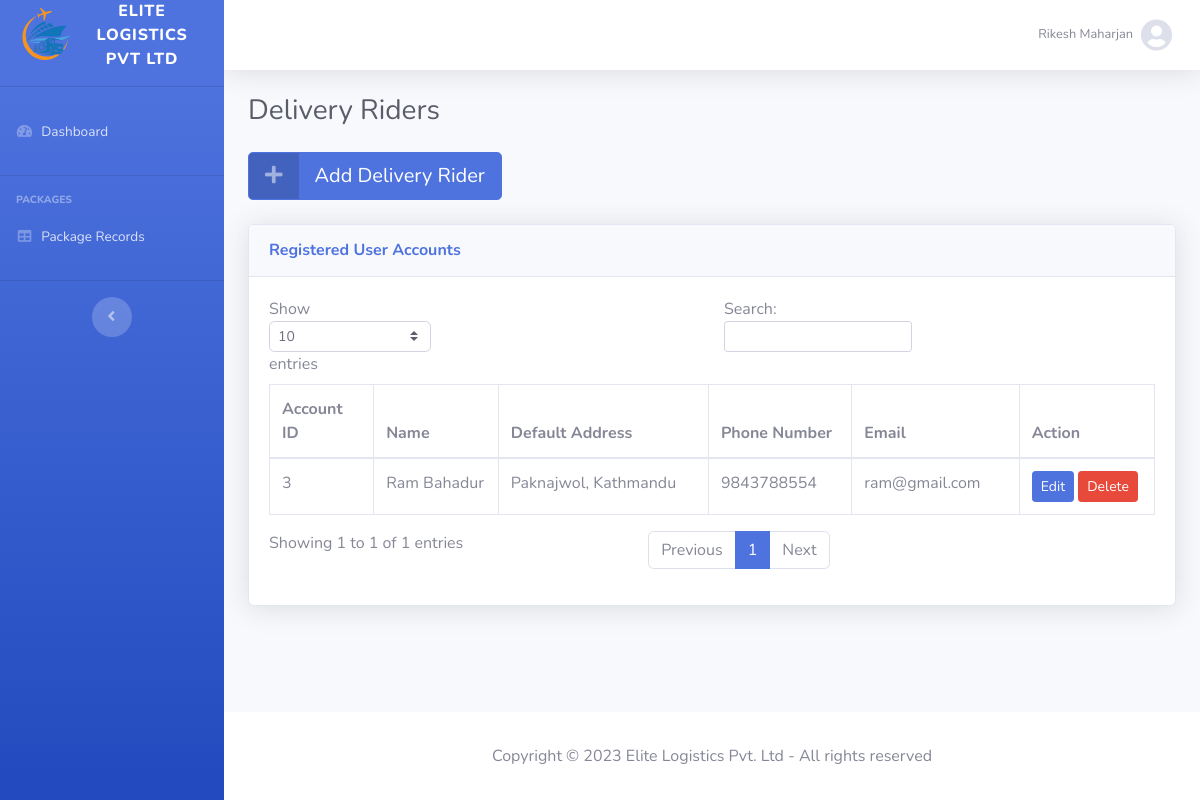
Screenshot of /delivery_personnel.php (signed in) with the database file from the repository.
### tables this page shows
CREATE TABLE account_details (
  account_id INT PRIMARY KEY AUTO_INCREMENT,
  name VARCHAR(100) NOT NULL,
  email VARCHAR(100) NOT NULL,
  password VARCHAR(320) NOT NULL,
  phone_no VARCHAR(20) NOT NULL,
  type_id INT,
  created_on DATETIME NOT NULL,
  default_location VARCHAR(255) NOT NULL,
  INDEX idx_name (name),
  FOREIGN KEY (type_id) REFERENCES account_type (type_id) ON DELETE CASCADE
);

### delivery_personnel.php (called while the page is built, shortened)
<?php
include 'php/connection.php';
include 'php/page_header.php';
include 'php/dashboard_check.php';
include 'php/dashboard_main.php';
include 'php/page_footer.php';
?>

### php/dashboard_check.php (called while the page is built, shortened)
<?php
$accountId = $_SESSION['account_id'];
$stmt = $pdo->prepare("SELECT type_id,name,email,phone_no,default_location FROM account_details WHERE account_id = :accountId");
$stmt->bindParam(':accountId', $accountId);
$stmt->execute();
$user = $stmt->fetch(PDO::FETCH_ASSOC);
$userType = $user['type_id'];
?>

### php/admin_delivery_personnel.php (the view)
<a href="#" class="btn btn-primary btn-icon-split btn-lg mb-4" data-toggle="modal" data-target="#addUserModal">
    <span class="icon text-white-50">
        <i class="fas fa-plus"></i>
    </span>
    <span class="text">Add Delivery Rider</span>
</a>
<div class="card shadow mb-4">
    <div class="card-header py-3">
        <h6 class="m-0 font-weight-bold text-primary">Registered User Accounts</h6>
    </div>
    <div class="card-body">
        <div class="table-responsive">
            <table class="table table-bordered" id="dataTable" width="100%" cellspacing="0">
                <thead>
                    <tr>
                        <th>Account ID</th>
                        <th>Name</th>
                        <th>Default Address</th>
                        <th>Phone Number</th>
                        <th>Email</th>
                        <th>Action</th>
                    </tr>
                </thead>
                <tbody>
                    <?php
                    $sql = "SELECT account_id, name, default_location, phone_no, email FROM account_details WHERE type_id = 3";
                    $stmt = $pdo->prepare($sql);
                    $stmt->execute();
                    $users = $stmt->fetchAll(PDO::FETCH_ASSOC);
                    foreach ($users as $user) {
                        echo '<tr>';
                        echo '<td>' . $user['account_id'] . '</td>';
                        echo '<td>' . $user['name'] . '</td>';
                        echo '<td>' . $user['default_location'] . '</td>';
                        echo '<td>' . $user['phone_no'] . '</td>';
                        echo '<td>' . $user['email'] . '</td>';
                        echo '<td>
                        <button class="btn btn-primary btn-sm edit-btn" data-toggle="modal" data-target="#editUserModal"
                            data-account-id="' . $user['account_id'] . '" data-name="' . $user['name'] . '"
                            data-default-location="' . $user['default_location'] . '" data-phone="' . $user['phone_no'] . '"
                            data-email="' . $user['email'] . '">Edit</button>
                        <button class="btn btn-danger btn-sm delete-btn" data-toggle="modal" data-target="#deleteUserModal"
                            data-account-id="' . $user['account_id'] . '">Delete</button>
                        </td>';
                        echo '</tr>';
                    }
                    ?>
                </tbody>
            </table>
        </div>
    </div>
</div>

### php/dashboard_main.php (shortened to what this page needs)
<?php
$currentPage = basename($_SERVER['PHP_SELF'], ".php");
?>
</head>
<body id="page-top">
    <div id="wrapper">
        <ul class="navbar-nav bg-gradient-primary sidebar sidebar-dark accordion" id="accordionSidebar">
            <li>
                <a class="sidebar-brand d-flex align-items-center justify-content-center" href="index.php">
                    <div class="sidebar-brand-icon">
                        <img src="images/logo.svg" alt="Logo" width="60vw">
                    </div>
                    <div class="sidebar-brand-text mx-3">Elite Logistics Pvt Ltd</div>
                </a>
            </li>
            <li class="sidebar-divider my-0">
                <hr>
            </li>
            <li class="nav-item <?php echo ($currentPage === 'dashboard') ? 'active' : ''; ?>">
                <a class="nav-link" href="dashboard.php">
                    <i class="fas fa-fw fa-tachometer-alt"></i>
                    <span>Dashboard</span>
                </a>
            </li>
            <li class="sidebar-divider">
                <hr>
            </li>
            <?php if ($userType != 3) : ?>
                <li class="sidebar-heading">
                    Packages
                </li>
                <?php if ($userType == 1) : ?>
                    <li class="nav-item <?php echo ($currentPage === 'user_package_records') ? 'active' : ''; ?>">
                        <a class="nav-link" href="user_package_records.php">
                            <i class="fas fa-fw fa-table"></i>
                            <span>Package Records</span>
                        </a>
                    </li>
                <?php endif; ?>
            <?php endif; ?>
            <li class="sidebar-divider d-none d-md-block">
                <hr>
            </li>
            <li class="text-center d-none d-md-inline">
                <button class="rounded-circle border-0" id="sidebarToggle" title="Toggle Sidebar">
                </button>
            </li>
        </ul>
        <div id="content-wrapper" class="d-flex flex-column">
            <div id="content">
                <nav class="navbar navbar-expand navbar-light bg-white topbar mb-4 static-top shadow">
                    <ul class="navbar-nav ml-auto">
                        <li class="nav-item dropdown no-arrow">
                            <a class="nav-link dropdown-toggle" href="#" id="userDropdown" role="button" data-toggle="dropdown" aria-haspopup="true" aria-expanded="false">
                                <span class="mr-2 d-none d-lg-inline text-gray-600 small">
                                    <?php echo $user['name']; ?>
                                </span>
                                <i class="fas fa-user-circle fa-2x text-gray-300"></i>
                            </a>
                        </li>
                    </ul>
                </nav>
                <div class="container-fluid">
                    <?php
                    if ($currentPage === 'delivery_personnel') :
                        echo '
                    <div class="d-sm-flex align-items-center justify-content-between mb-4">
                        <h1 class="h3 mb-0 text-gray-800">Delivery Riders</h1>
                    </div>';
                        include 'admin_delivery_personnel.php';
                    endif;
                    ?>
                </div>
            </div>
            <footer class="sticky-footer bg-white">
                <div class="container my-auto">
                    <div class="text-center my-auto">
                        <span>Copyright &copy;
                            <?php echo date('Y'); ?> Elite Logistics Pvt. Ltd - All rights reserved
                        </span>
                    </div>
                </div>
            </footer>
        </div>
    </div>

### rows the page displays
account_details: name "Rikesh Maharjan"
account_details: account_id "3", name "Ram Bahadur", default_location "Paknajwol, Kathmandu", phone_no "9843788554", email "ram@gmail.com"
